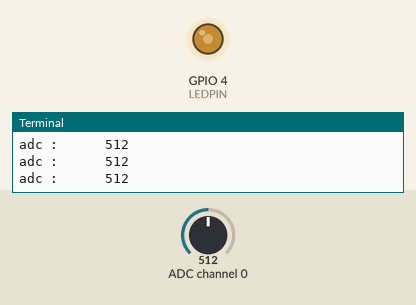
This program was run on a simulated Raspberry Pi (BCM pin numbers). Shown: output pins drawn as LEDs (lit = HIGH), the last lines printed to the terminal. The test bench sets the inputs (shaded band); at power-on: ADC channel 0 = 512 (analog values on the 0–1023 scale).

Above: at 1.2 s.
1.3 s: ADC channel 0 set to 0
At 2.0 s:
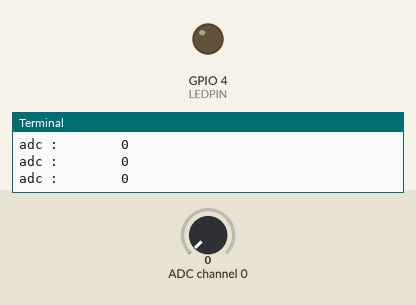
2.8 s: ADC channel 0 set to 18
At 4.0 s:
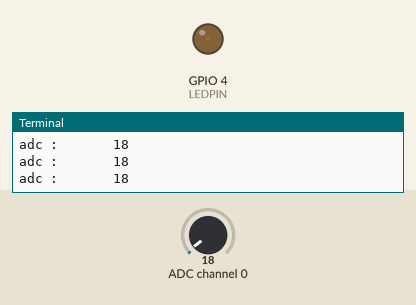
4.3 s: ADC channel 0 set to 1023
At 5.4 s:
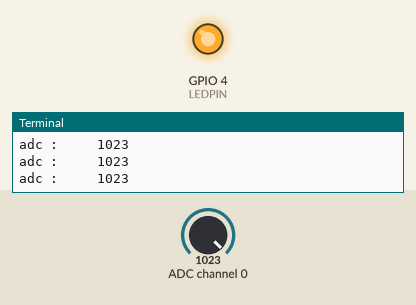
5.8 s: ADC channel 0 set to 716
At 6.4 s:
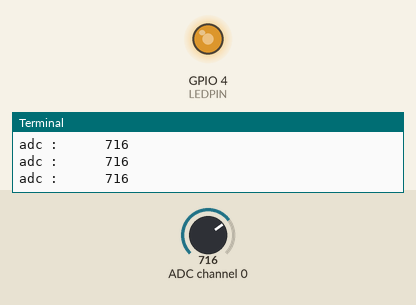
Timing chart, 0 to 8.3 s (numbered marks = the images above; inputs shaded):
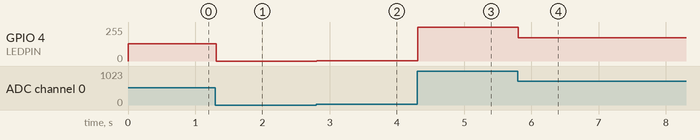

The program:

angle.py
```python
#!/usr/bin/env python
# coding: utf-8

#
# FaBo Brick Sample
#
# #104 Angle Brick
#
# A0コネクタにAngleを接続して、GPIO4コネクタに接続したLED Brickの明るさ調節に使用しています。


import RPi.GPIO as GPIO
import spidev
import time
import sys

# A0コネクタにAngleを接続
ANGLEPIN = 0

# GPIO4コネクタにLEDを接続
LEDPIN = 4

# GPIOポートを設定
GPIO.setwarnings(False)
GPIO.setmode( GPIO.BCM )
GPIO.setup( LEDPIN, GPIO.OUT )

# PWM/100Hzに設定
LED = GPIO.PWM(LEDPIN, 100)

# 初期化
LED.start(0)
spi = spidev.SpiDev()
spi.open(0,0)

def readadc(channel):
	adc = spi.xfer2([1,(8+channel)<<4,0])
	data = ((adc[1]&3) << 8) + adc[2]
	return data

def arduino_map(x, in_min, in_max, out_min, out_max):
	return (x - in_min) * (out_max - out_min) // (in_max - in_min) + out_min

if __name__ == '__main__':
	try:
		while True:
			data = readadc(ANGLEPIN)
			print("adc : {:8} ".format(data))
			value = arduino_map(data, 0, 1023, 0, 100)
			LED.ChangeDutyCycle(value)
			time.sleep( 0.01 )
	except KeyboardInterrupt:
		LED.stop()
		GPIO.cleanup()
		spi.close()
		sys.exit(0)
```

Measured:
- after the input at 1.3 s, GPIO 4 (LEDPIN): 128/255 → 0/255 at once
- after the input at 2.8 s, GPIO 4 (LEDPIN): 0/255 → 3/255 at once
- after the input at 4.3 s, GPIO 4 (LEDPIN): 3/255 → 255/255 at once
- after the input at 5.8 s, GPIO 4 (LEDPIN): 255/255 → 176/255 at once
